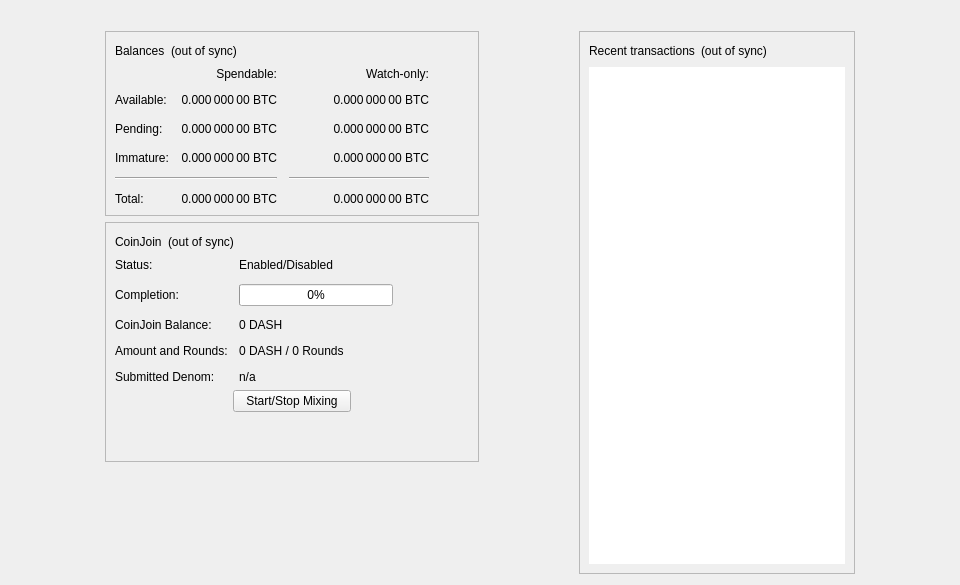
<?xml version="1.0" encoding="UTF-8"?>
<ui version="4.0">
 <class>OverviewPage</class>
 <widget class="QWidget" name="OverviewPage">
  <property name="geometry">
   <rect>
    <x>0</x>
    <y>0</y>
    <width>960</width>
    <height>585</height>
   </rect>
  </property>
  <property name="minimumSize">
   <size>
    <width>960</width>
    <height>0</height>
   </size>
  </property>
  <property name="windowTitle">
   <string>Form</string>
  </property>
  <layout class="QVBoxLayout" name="topLayout">
   <item>
    <widget class="QLabel" name="labelAlerts">
     <property name="visible">
      <bool>false</bool>
     </property>
     <property name="wordWrap">
      <bool>true</bool>
     </property>
     <property name="margin">
      <number>3</number>
     </property>
     <property name="textInteractionFlags">
      <set>Qt::TextSelectableByMouse</set>
     </property>
    </widget>
   </item>
   <item>
    <layout class="QHBoxLayout" name="horizontalLayout" stretch="1,0,1,0,1">
     <item>
      <spacer name="horizontalSpacerLeft">
       <property name="orientation">
        <enum>Qt::Horizontal</enum>
       </property>
       <property name="sizeType">
        <enum>QSizePolicy::Preferred</enum>
       </property>
       <property name="sizeHint" stdset="0">
        <size>
         <width>10</width>
         <height>20</height>
        </size>
       </property>
      </spacer>
     </item>
     <item>
      <layout class="QVBoxLayout" name="verticalLayout_2">
       <item>
        <widget class="QFrame" name="frame">
         <property name="frameShape">
          <enum>QFrame::StyledPanel</enum>
         </property>
         <property name="frameShadow">
          <enum>QFrame::Raised</enum>
         </property>
         <layout class="QVBoxLayout" name="verticalLayout_4">
          <item>
           <layout class="QHBoxLayout" name="horizontalLayout_4">
            <item>
             <widget class="QLabel" name="label_5">
              <property name="text">
               <string>Balances</string>
              </property>
             </widget>
            </item>
            <item>
             <widget class="QLabel" name="labelWalletStatus">
              <property name="toolTip">
               <string>The displayed information may be out of date. Your wallet automatically synchronizes with the Omega network after a connection is established, but this process has not completed yet.</string>
              </property>
              <property name="text">
               <string notr="true">(out of sync)</string>
              </property>
              <property name="alignment">
               <set>Qt::AlignLeading|Qt::AlignLeft|Qt::AlignVCenter</set>
              </property>
             </widget>
            </item>
            <item>
             <spacer name="horizontalSpacer_3">
              <property name="orientation">
               <enum>Qt::Horizontal</enum>
              </property>
              <property name="sizeHint" stdset="0">
               <size>
                <width>40</width>
                <height>20</height>
               </size>
              </property>
             </spacer>
            </item>
           </layout>
          </item>
          <item>
           <layout class="QGridLayout" name="gridLayout">
            <property name="spacing">
             <number>12</number>
            </property>
            <item row="2" column="2">
             <widget class="QLabel" name="labelWatchPending">
              <property name="cursor">
               <cursorShape>IBeamCursor</cursorShape>
              </property>
              <property name="toolTip">
               <string>Unconfirmed transactions to watch-only addresses</string>
              </property>
              <property name="text">
               <string notr="true">0.000 000 00 BTC</string>
              </property>
              <property name="alignment">
               <set>Qt::AlignRight|Qt::AlignTrailing|Qt::AlignVCenter</set>
              </property>
              <property name="textInteractionFlags">
               <set>Qt::LinksAccessibleByMouse|Qt::TextSelectableByKeyboard|Qt::TextSelectableByMouse</set>
              </property>
             </widget>
            </item>
            <item row="2" column="1">
             <widget class="QLabel" name="labelUnconfirmed">
              <property name="cursor">
               <cursorShape>IBeamCursor</cursorShape>
              </property>
              <property name="toolTip">
               <string>Total of transactions that have yet to be confirmed, and do not yet count toward the spendable balance</string>
              </property>
              <property name="text">
               <string notr="true">0.000 000 00 BTC</string>
              </property>
              <property name="alignment">
               <set>Qt::AlignRight|Qt::AlignTrailing|Qt::AlignVCenter</set>
              </property>
              <property name="textInteractionFlags">
               <set>Qt::LinksAccessibleByMouse|Qt::TextSelectableByKeyboard|Qt::TextSelectableByMouse</set>
              </property>
             </widget>
            </item>
            <item row="3" column="2">
             <widget class="QLabel" name="labelWatchImmature">
              <property name="cursor">
               <cursorShape>IBeamCursor</cursorShape>
              </property>
              <property name="toolTip">
               <string>Mined balance in watch-only addresses that has not yet matured</string>
              </property>
              <property name="text">
               <string notr="true">0.000 000 00 BTC</string>
              </property>
              <property name="alignment">
               <set>Qt::AlignRight|Qt::AlignTrailing|Qt::AlignVCenter</set>
              </property>
              <property name="textInteractionFlags">
               <set>Qt::LinksAccessibleByMouse|Qt::TextSelectableByKeyboard|Qt::TextSelectableByMouse</set>
              </property>
             </widget>
            </item>
            <item row="4" column="0" colspan="2">
             <widget class="Line" name="lineSpendableBalance">
              <property name="orientation">
               <enum>Qt::Horizontal</enum>
              </property>
             </widget>
            </item>
            <item row="4" column="2">
             <widget class="Line" name="lineWatchBalance">
              <property name="sizePolicy">
               <sizepolicy hsizetype="Preferred" vsizetype="Fixed">
                <horstretch>0</horstretch>
                <verstretch>0</verstretch>
               </sizepolicy>
              </property>
              <property name="minimumSize">
               <size>
                <width>140</width>
                <height>0</height>
               </size>
              </property>
              <property name="orientation">
               <enum>Qt::Horizontal</enum>
              </property>
             </widget>
            </item>
            <item row="5" column="0">
             <widget class="QLabel" name="labelTotalText">
              <property name="text">
               <string>Total:</string>
              </property>
             </widget>
            </item>
            <item row="3" column="1">
             <widget class="QLabel" name="labelImmature">
              <property name="cursor">
               <cursorShape>IBeamCursor</cursorShape>
              </property>
              <property name="toolTip">
               <string>Mined balance that has not yet matured</string>
              </property>
              <property name="text">
               <string notr="true">0.000 000 00 BTC</string>
              </property>
              <property name="alignment">
               <set>Qt::AlignRight|Qt::AlignTrailing|Qt::AlignVCenter</set>
              </property>
              <property name="textInteractionFlags">
               <set>Qt::LinksAccessibleByMouse|Qt::TextSelectableByKeyboard|Qt::TextSelectableByMouse</set>
              </property>
             </widget>
            </item>
            <item row="2" column="3">
             <spacer name="horizontalSpacer_2">
              <property name="orientation">
               <enum>Qt::Horizontal</enum>
              </property>
              <property name="sizeHint" stdset="0">
               <size>
                <width>40</width>
                <height>20</height>
               </size>
              </property>
             </spacer>
            </item>
            <item row="3" column="0">
             <widget class="QLabel" name="labelImmatureText">
              <property name="text">
               <string>Immature:</string>
              </property>
             </widget>
            </item>
            <item row="5" column="1">
             <widget class="QLabel" name="labelTotal">
              <property name="cursor">
               <cursorShape>IBeamCursor</cursorShape>
              </property>
              <property name="toolTip">
               <string>Your current total balance</string>
              </property>
              <property name="text">
               <string notr="true">0.000 000 00 BTC</string>
              </property>
              <property name="alignment">
               <set>Qt::AlignRight|Qt::AlignTrailing|Qt::AlignVCenter</set>
              </property>
              <property name="textInteractionFlags">
               <set>Qt::LinksAccessibleByMouse|Qt::TextSelectableByKeyboard|Qt::TextSelectableByMouse</set>
              </property>
             </widget>
            </item>
            <item row="5" column="2">
             <widget class="QLabel" name="labelWatchTotal">
              <property name="cursor">
               <cursorShape>IBeamCursor</cursorShape>
              </property>
              <property name="toolTip">
               <string>Current total balance in watch-only addresses</string>
              </property>
              <property name="text">
               <string notr="true">0.000 000 00 BTC</string>
              </property>
              <property name="alignment">
               <set>Qt::AlignRight|Qt::AlignTrailing|Qt::AlignVCenter</set>
              </property>
              <property name="textInteractionFlags">
               <set>Qt::LinksAccessibleByMouse|Qt::TextSelectableByKeyboard|Qt::TextSelectableByMouse</set>
              </property>
             </widget>
            </item>
            <item row="0" column="2">
             <widget class="QLabel" name="labelWatchonly">
              <property name="text">
               <string>Watch-only:</string>
              </property>
              <property name="alignment">
               <set>Qt::AlignRight|Qt::AlignTrailing|Qt::AlignVCenter</set>
              </property>
             </widget>
            </item>
            <item row="1" column="0">
             <widget class="QLabel" name="labelBalanceText">
              <property name="text">
               <string>Available:</string>
              </property>
             </widget>
            </item>
            <item row="1" column="1">
             <widget class="QLabel" name="labelBalance">
              <property name="cursor">
               <cursorShape>IBeamCursor</cursorShape>
              </property>
              <property name="toolTip">
               <string>Your current spendable balance</string>
              </property>
              <property name="text">
               <string notr="true">0.000 000 00 BTC</string>
              </property>
              <property name="alignment">
               <set>Qt::AlignRight|Qt::AlignTrailing|Qt::AlignVCenter</set>
              </property>
              <property name="textInteractionFlags">
               <set>Qt::LinksAccessibleByMouse|Qt::TextSelectableByKeyboard|Qt::TextSelectableByMouse</set>
              </property>
             </widget>
            </item>
            <item row="1" column="2">
             <widget class="QLabel" name="labelWatchAvailable">
              <property name="cursor">
               <cursorShape>IBeamCursor</cursorShape>
              </property>
              <property name="toolTip">
               <string>Your current balance in watch-only addresses</string>
              </property>
              <property name="text">
               <string notr="true">0.000 000 00 BTC</string>
              </property>
              <property name="alignment">
               <set>Qt::AlignRight|Qt::AlignTrailing|Qt::AlignVCenter</set>
              </property>
              <property name="textInteractionFlags">
               <set>Qt::LinksAccessibleByMouse|Qt::TextSelectableByKeyboard|Qt::TextSelectableByMouse</set>
              </property>
             </widget>
            </item>
            <item row="2" column="0">
             <widget class="QLabel" name="labelPendingText">
              <property name="text">
               <string>Pending:</string>
              </property>
             </widget>
            </item>
            <item row="0" column="1">
             <widget class="QLabel" name="labelSpendable">
              <property name="text">
               <string>Spendable:</string>
              </property>
              <property name="alignment">
               <set>Qt::AlignRight|Qt::AlignTrailing|Qt::AlignVCenter</set>
              </property>
             </widget>
            </item>
           </layout>
          </item>
         </layout>
        </widget>
       </item>
       <item>
        <widget class="QFrame" name="frameCoinJoin">
         <property name="layoutDirection">
          <enum>Qt::LeftToRight</enum>
         </property>
         <property name="frameShape">
          <enum>QFrame::StyledPanel</enum>
         </property>
         <property name="frameShadow">
          <enum>QFrame::Raised</enum>
         </property>
         <layout class="QVBoxLayout" name="VerticalLayout_PS1">
          <item>
           <layout class="QHBoxLayout" name="horizontalLayout_5">
            <item>
             <widget class="QLabel" name="labelCoinJoinHeader">
              <property name="text">
               <string notr="true">CoinJoin</string>
              </property>
             </widget>
            </item>
            <item>
             <widget class="QLabel" name="labelCoinJoinSyncStatus">
              <property name="toolTip">
               <string>The displayed information may be out of date. Your wallet automatically synchronizes with the Omega network after a connection is established, but this process has not completed yet.</string>
              </property>
              <property name="text">
               <string notr="true">(out of sync)</string>
              </property>
              <property name="alignment">
               <set>Qt::AlignLeading|Qt::AlignLeft|Qt::AlignVCenter</set>
              </property>
             </widget>
            </item>
            <item>
             <spacer name="horizontalSpacer_4">
              <property name="orientation">
               <enum>Qt::Horizontal</enum>
              </property>
              <property name="sizeHint" stdset="0">
               <size>
                <width>40</width>
                <height>20</height>
               </size>
              </property>
             </spacer>
            </item>
           </layout>
          </item>
          <item>
           <layout class="QFormLayout" name="coinJoinFormLayout">
            <property name="fieldGrowthPolicy">
             <enum>QFormLayout::AllNonFixedFieldsGrow</enum>
            </property>
            <property name="horizontalSpacing">
             <number>11</number>
            </property>
            <property name="verticalSpacing">
             <number>12</number>
            </property>
            <item row="0" column="0">
             <widget class="QLabel" name="labelCoinJoinEnabledText">
              <property name="text">
               <string>Status:</string>
              </property>
             </widget>
            </item>
            <item row="0" column="1">
             <widget class="QLabel" name="labelCoinJoinEnabled">
              <property name="text">
               <string>Enabled/Disabled</string>
              </property>
             </widget>
            </item>
            <item row="1" column="0">
             <widget class="QLabel" name="labelCompletitionText">
              <property name="text">
               <string>Completion:</string>
              </property>
             </widget>
            </item>
            <item row="1" column="1">
             <widget class="QProgressBar" name="coinJoinProgress">
              <property name="maximumSize">
               <size>
                <width>154</width>
                <height>16777215</height>
               </size>
              </property>
              <property name="value">
               <number>0</number>
              </property>
             </widget>
            </item>
            <item row="2" column="0">
             <widget class="QLabel" name="labelAnonymizedText">
              <property name="text">
               <string notr="true">CoinJoin Balance:</string>
              </property>
             </widget>
            </item>
            <item row="2" column="1">
             <widget class="QLabel" name="labelAnonymized">
              <property name="text">
               <string notr="true">0 DASH</string>
              </property>
             </widget>
            </item>
            <item row="3" column="0">
             <widget class="QLabel" name="labelAmountAndRoundsText">
              <property name="text">
               <string>Amount and Rounds:</string>
              </property>
             </widget>
            </item>
            <item row="3" column="1">
             <widget class="QLabel" name="labelAmountRounds">
              <property name="text">
               <string>0 DASH / 0 Rounds</string>
              </property>
             </widget>
            </item>
            <item row="4" column="0">
             <widget class="QLabel" name="labelSubmittedDenomText">
              <property name="text">
               <string>Submitted Denom:</string>
              </property>
             </widget>
            </item>
            <item row="4" column="1">
             <widget class="QLabel" name="labelSubmittedDenom">
              <property name="toolTip">
               <string>The denominations you submitted to the Masternode.&lt;br&gt;To mix, other users must submit the exact same denominations.</string>
              </property>
              <property name="text">
               <string>n/a</string>
              </property>
              <property name="wordWrap">
               <bool>true</bool>
              </property>
             </widget>
            </item>
           </layout>
          </item>
          <item>
           <layout class="QVBoxLayout" name="VerticalLayout_PS">
            <item>
             <layout class="QHBoxLayout" name="horizontalLayout_3">
              <property name="topMargin">
               <number>0</number>
              </property>
              <item>
               <spacer name="horizontalSpacer_5">
                <property name="orientation">
                 <enum>Qt::Horizontal</enum>
                </property>
                <property name="sizeHint" stdset="0">
                 <size>
                  <width>40</width>
                  <height>20</height>
                 </size>
                </property>
               </spacer>
              </item>
              <item>
               <widget class="QPushButton" name="toggleCoinJoin">
                <property name="sizePolicy">
                 <sizepolicy hsizetype="MinimumExpanding" vsizetype="Fixed">
                  <horstretch>0</horstretch>
                  <verstretch>0</verstretch>
                 </sizepolicy>
                </property>
                <property name="text">
                 <string>Start/Stop Mixing</string>
                </property>
               </widget>
              </item>
              <item>
               <spacer name="horizontalSpacer_6">
                <property name="orientation">
                 <enum>Qt::Horizontal</enum>
                </property>
                <property name="sizeHint" stdset="0">
                 <size>
                  <width>40</width>
                  <height>20</height>
                 </size>
                </property>
               </spacer>
              </item>
             </layout>
            </item>
            <item>
             <spacer name="verticalSpacer_3">
              <property name="orientation">
               <enum>Qt::Vertical</enum>
              </property>
              <property name="sizeHint" stdset="0">
               <size>
                <width>20</width>
                <height>40</height>
               </size>
              </property>
             </spacer>
            </item>
           </layout>
          </item>
         </layout>
        </widget>
       </item>
       <item>
        <spacer name="verticalSpacer">
         <property name="orientation">
          <enum>Qt::Vertical</enum>
         </property>
         <property name="sizeHint" stdset="0">
          <size>
           <width>20</width>
           <height>40</height>
          </size>
         </property>
        </spacer>
       </item>
      </layout>
     </item>
     <item>
      <spacer name="horizontalSpacerCenter">
       <property name="orientation">
        <enum>Qt::Horizontal</enum>
       </property>
       <property name="sizeHint" stdset="0">
        <size>
         <width>10</width>
         <height>20</height>
        </size>
       </property>
      </spacer>
     </item>
     <item>
      <layout class="QVBoxLayout" name="verticalLayout_3">
       <item>
        <widget class="QFrame" name="frame_2">
         <property name="frameShape">
          <enum>QFrame::StyledPanel</enum>
         </property>
         <property name="frameShadow">
          <enum>QFrame::Raised</enum>
         </property>
         <layout class="QVBoxLayout" name="verticalLayout">
          <item>
           <layout class="QHBoxLayout" name="horizontalLayout_2">
            <item>
             <widget class="QLabel" name="label_4">
              <property name="text">
               <string>Recent transactions</string>
              </property>
             </widget>
            </item>
            <item>
             <widget class="QLabel" name="labelTransactionsStatus">
              <property name="toolTip">
               <string>The displayed information may be out of date. Your wallet automatically synchronizes with the Omega network after a connection is established, but this process has not completed yet.</string>
              </property>
              <property name="text">
               <string notr="true">(out of sync)</string>
              </property>
              <property name="alignment">
               <set>Qt::AlignLeading|Qt::AlignLeft|Qt::AlignVCenter</set>
              </property>
             </widget>
            </item>
            <item>
             <spacer name="horizontalSpacer">
              <property name="orientation">
               <enum>Qt::Horizontal</enum>
              </property>
              <property name="sizeHint" stdset="0">
               <size>
                <width>40</width>
                <height>20</height>
               </size>
              </property>
             </spacer>
            </item>
           </layout>
          </item>
          <item>
           <widget class="QListView" name="listTransactions">
            <property name="frameShape">
             <enum>QFrame::NoFrame</enum>
            </property>
            <property name="verticalScrollBarPolicy">
             <enum>Qt::ScrollBarAlwaysOff</enum>
            </property>
            <property name="horizontalScrollBarPolicy">
             <enum>Qt::ScrollBarAlwaysOff</enum>
            </property>
            <property name="selectionMode">
             <enum>QAbstractItemView::NoSelection</enum>
            </property>
           </widget>
          </item>
         </layout>
        </widget>
       </item>
      </layout>
     </item>
     <item>
      <spacer name="horizontalSpacerRight">
       <property name="orientation">
        <enum>Qt::Horizontal</enum>
       </property>
       <property name="sizeType">
        <enum>QSizePolicy::Preferred</enum>
       </property>
       <property name="sizeHint" stdset="0">
        <size>
         <width>10</width>
         <height>20</height>
        </size>
       </property>
      </spacer>
     </item>
    </layout>
   </item>
  </layout>
 </widget>
 <resources/>
 <connections/>
</ui>
